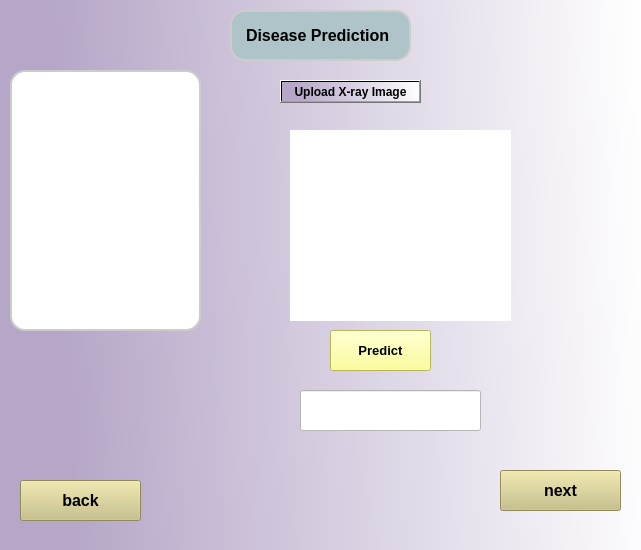
<?xml version="1.0" encoding="UTF-8"?>
<ui version="4.0">
 <class>Form</class>
 <widget class="QWidget" name="Form">
  <property name="geometry">
   <rect>
    <x>0</x>
    <y>0</y>
    <width>641</width>
    <height>550</height>
   </rect>
  </property>
  <property name="windowTitle">
   <string>Form</string>
  </property>
  <property name="styleSheet">
   <string notr="true">background-color: qlineargradient(spread:pad, x1:0.0847458, y1:0.091, x2:1, y2:0.057, stop:0 rgba(182, 167, 200, 255), stop:1 rgba(255, 255, 255, 255));</string>
  </property>
  <widget class="QLabel" name="label">
   <property name="geometry">
    <rect>
     <x>230</x>
     <y>10</y>
     <width>181</width>
     <height>51</height>
    </rect>
   </property>
   <property name="font">
    <font>
     <pointsize>-1</pointsize>
     <weight>75</weight>
     <bold>true</bold>
    </font>
   </property>
   <property name="styleSheet">
    <string notr="true">background-color: rgb(174, 196, 200);
padding:2px,3px;
border: 2px solid #ccc; /* Add a border for the text field */
  border-radius: 15px; /* Adjust the border-radius to control the curve */
  padding: 10px; /* Add padding for better spacing */
  width: 200px; /* Adjust the width as needed */
  font-size: 16px;</string>
   </property>
   <property name="text">
    <string>Disease Prediction</string>
   </property>
  </widget>
  <widget class="QLabel" name="label_2">
   <property name="geometry">
    <rect>
     <x>10</x>
     <y>70</y>
     <width>191</width>
     <height>261</height>
    </rect>
   </property>
   <property name="styleSheet">
    <string notr="true">background-color: rgb(255, 255, 255);
padding:2px,3px;
border: 2px solid #ccc; /* Add a border for the text field */
  border-radius: 15px; /* Adjust the border-radius to control the curve */
  padding: 10px; /* Add padding for better spacing */
  width: 200px; /* Adjust the width as needed */
  font-size: 16px;</string>
   </property>
   <property name="text">
    <string/>
   </property>
   <property name="pixmap">
    <pixmap resource="disease_prediction.qrc">:/newPrefix/xray(doc).jpeg</pixmap>
   </property>
   <property name="scaledContents">
    <bool>true</bool>
   </property>
  </widget>
  <widget class="QPushButton" name="pushButton">
   <property name="geometry">
    <rect>
     <x>280</x>
     <y>80</y>
     <width>141</width>
     <height>23</height>
    </rect>
   </property>
   <property name="font">
    <font>
     <pointsize>9</pointsize>
     <weight>75</weight>
     <bold>true</bold>
    </font>
   </property>
   <property name="text">
    <string>Upload X-ray Image</string>
   </property>
  </widget>
  <widget class="QPushButton" name="pushButton_2">
   <property name="geometry">
    <rect>
     <x>330</x>
     <y>330</y>
     <width>101</width>
     <height>41</height>
    </rect>
   </property>
   <property name="font">
    <font>
     <pointsize>10</pointsize>
     <weight>75</weight>
     <bold>true</bold>
    </font>
   </property>
   <property name="styleSheet">
    <string notr="true">background-color: rgb(255, 255, 127);</string>
   </property>
   <property name="text">
    <string>Predict</string>
   </property>
  </widget>
  <widget class="QPushButton" name="pushButton_3">
   <property name="geometry">
    <rect>
     <x>20</x>
     <y>480</y>
     <width>121</width>
     <height>41</height>
    </rect>
   </property>
   <property name="font">
    <font>
     <pointsize>12</pointsize>
     <weight>75</weight>
     <bold>true</bold>
    </font>
   </property>
   <property name="styleSheet">
    <string notr="true">background-color: rgb(200, 192, 129);</string>
   </property>
   <property name="text">
    <string>back</string>
   </property>
  </widget>
  <widget class="QPushButton" name="pushButton_4">
   <property name="geometry">
    <rect>
     <x>500</x>
     <y>470</y>
     <width>121</width>
     <height>41</height>
    </rect>
   </property>
   <property name="font">
    <font>
     <pointsize>12</pointsize>
     <weight>75</weight>
     <bold>true</bold>
    </font>
   </property>
   <property name="styleSheet">
    <string notr="true">background-color: rgb(200, 192, 129);</string>
   </property>
   <property name="text">
    <string>next</string>
   </property>
  </widget>
  <widget class="QLabel" name="label_3">
   <property name="geometry">
    <rect>
     <x>290</x>
     <y>130</y>
     <width>221</width>
     <height>191</height>
    </rect>
   </property>
   <property name="styleSheet">
    <string notr="true">background-color: rgb(255, 255, 255);</string>
   </property>
   <property name="text">
    <string/>
   </property>
   <property name="scaledContents">
    <bool>true</bool>
   </property>
  </widget>
  <widget class="QLineEdit" name="lineEdit">
   <property name="geometry">
    <rect>
     <x>300</x>
     <y>390</y>
     <width>181</width>
     <height>41</height>
    </rect>
   </property>
   <property name="styleSheet">
    <string notr="true">background-color: rgb(255, 255, 255);</string>
   </property>
  </widget>
 </widget>
 <resources>
  <include location="disease_prediction.qrc"/>
 </resources>
 <connections/>
</ui>
